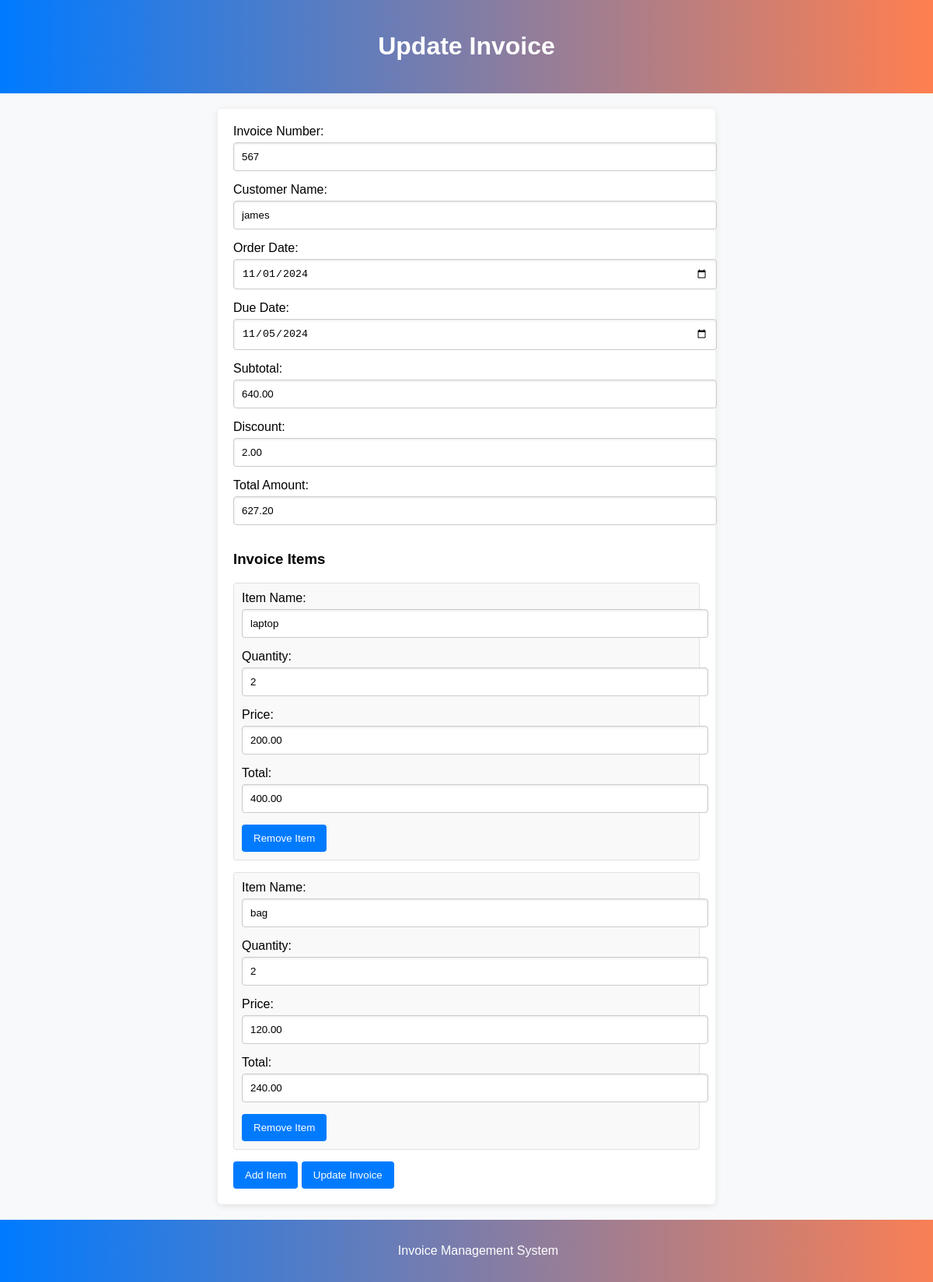
Screenshot of /edit_invoice.php?invoice_id=12 with the database file from the repository.
### tables this page shows
CREATE TABLE `invoices` (
  `invoice_id` int(11) NOT NULL,
  `invoice_number` varchar(50) NOT NULL,
  `customer_name` varchar(255) NOT NULL,
  `invoice_description` text DEFAULT NULL,
  `order_date` date NOT NULL,
  `order_status` enum('Paid','Unpaid') NOT NULL,
  `order_id` varchar(50) NOT NULL,
  `delivery_address` text NOT NULL,
  `mode_of_payment` varchar(255) NOT NULL,
  `due_date` date NOT NULL,
  `subtotal` decimal(10,2) NOT NULL,
  `discount` decimal(5,2) NOT NULL,
  `total_amount` decimal(10,2) GENERATED ALWAYS AS (`subtotal` - `subtotal` * (`discount` / 100)) STORED
);

CREATE TABLE `invoice_items` (
  `invoice_items_id` int(11) NOT NULL,
  `invoice_id` int(11) NOT NULL,
  `item_name` varchar(255) NOT NULL,
  `qty` int(11) NOT NULL,
  `price` decimal(10,2) NOT NULL,
  `total` decimal(10,2) GENERATED ALWAYS AS (`qty` * `price`) STORED
);

### edit_invoice.php (the view, shortened to what this page needs)
<?php
require 'config.php';
$invoiceNumber = '';
$customerName = '';
$orderDate = '';
$dueDate = '';
$subtotal = '';
$discount = '';
$totalAmount = '';
$invoiceItems = [];
if (isset($_GET['invoice_id'])) {
    $invoiceId = $_GET['invoice_id'];
    $invoiceQuery = "SELECT * FROM invoices WHERE invoice_id = ?";
    $stmt = $connection->prepare($invoiceQuery);
    $stmt->execute([$invoiceId]);
    $invoice = $stmt->fetch(PDO::FETCH_ASSOC);
    if ($invoice) {
        $invoiceNumber = $invoice['invoice_number'];
        $customerName = $invoice['customer_name'];
        $orderDate = $invoice['order_date'];
        $dueDate = $invoice['due_date'];
        $subtotal = $invoice['subtotal'];
        $discount = $invoice['discount'];
        $totalAmount = $invoice['total_amount'];
        $itemsQuery = "SELECT * FROM invoice_items WHERE invoice_id = ?";
        $itemStmt = $connection->prepare($itemsQuery);
        $itemStmt->execute([$invoiceId]);
        $invoiceItems = $itemStmt->fetchAll(PDO::FETCH_ASSOC);
    }
}
?>
<!DOCTYPE html>
<html lang="en">
<head>
    <link rel="stylesheet" href="https://cdnjs.cloudflare.com/ajax/libs/font-awesome/6.0.0/css/all.min.css">
</head>
<body>
<header>
    <h1>Update Invoice</h1>
</header>
<form method="POST" id="invoiceForm">
    <label for="invoice_number">Invoice Number:</label>
    <input type="text" name="invoice_number" id="invoice_number" required value="<?php echo htmlspecialchars($invoiceNumber); ?>">
    <label for="customer_name">Customer Name:</label>
    <input type="text" name="customer_name" id="customer_name" required value="<?php echo htmlspecialchars($customerName); ?>">
    <label for="order_date">Order Date:</label>
    <input type="date" name="order_date" id="order_date" required value="<?php echo htmlspecialchars($orderDate); ?>">
    <label for="due_date">Due Date:</label>
    <input type="date" name="due_date" id="due_date" required value="<?php echo htmlspecialchars($dueDate); ?>">
    <label for="subtotal">Subtotal:</label>
    <input type="number" name="subtotal" id="subtotal" step="0.01" required value="<?php echo htmlspecialchars($subtotal); ?>">
    <label for="discount">Discount:</label>
    <input type="number" name="discount" id="discount" step="0.01" value="<?php echo htmlspecialchars($discount); ?>">
    <label for="total_amount">Total Amount:</label>
    <input type="number" name="total_amount" id="total_amount" step="0.01" required value="<?php echo htmlspecialchars($totalAmount); ?>" readonly>
    <h3>Invoice Items</h3>
    <div id="item-container">
        <?php foreach ($invoiceItems as $index => $item): ?>
            <div class="item-row" id="item-row-<?php echo $index; ?>">
                <label>Item Name:</label>
                <input type="text" name="items[<?php echo $index; ?>][item_name]" required value="<?php echo htmlspecialchars($item['item_name']); ?>">
                <label>Quantity:</label>
                <input type="number" name="items[<?php echo $index; ?>][quantity]" min="1" required value="<?php echo htmlspecialchars($item['qty']); ?>" class="quantity" oninput="calculateTotal()">
                <label>Price:</label>
                <input type="number" name="items[<?php echo $index; ?>][price]" step="0.01" required value="<?php echo htmlspecialchars($item['price']); ?>" class="price" oninput="calculateTotal()">
                <label>Total:</label>
                <input type="number" name="items[<?php echo $index; ?>][total]" required value="<?php echo htmlspecialchars($item['total']); ?>" class="total" readonly>
                <button type="button" onclick="removeItem(<?php echo $index; ?>)">Remove Item</button>
            </div>
        <?php endforeach; ?>
    </div>
    <button type="button" id="add-item-btn">Add Item</button>
    <button type="submit">Update Invoice</button>
</form>
<footer>
    <p>Invoice Management System</p>
</footer>
</body>
</html>

### edit_invoice.php (style rules this page uses)
body { font-family: 'Arial', sans-serif; margin: 0; padding: 0; background-color: #f8f9fa; }
header { background: linear-gradient(to right, #007bff, #ff7f50); color: #ffffff; padding: 20px; text-align: center; }
form { max-width: 600px; margin: 20px auto; padding: 20px; background-color: #ffffff; border-radius: 5px; box-shadow: 0 2px 10px rgba(0, 0, 0, 0.1); }
input[type="text"], input[type="date"], input[type="number"], textarea { width: 100%; padding: 10px; margin: 5px 0 15px; border: 1px solid #ccc; border-radius: 4px; box-shadow: inset 0 1px 3px rgba(0, 0, 0, 0.1); }
button { background-color: #007bff; color: white; border: none; padding: 10px 15px; border-radius: 4px; cursor: pointer; transition: background-color 0.3s ease; }
footer { background: linear-gradient(to right, #007bff, #ff7f50); color: white; text-align: center; padding: 15px; position: relative; bottom: 0; width: 100%; margin-top: 20px; }
.item-row { margin-bottom: 15px; padding: 10px; border: 1px solid #e0e0e0; border-radius: 4px; background-color: #f9f9f9; }

### rows the page displays
invoices: invoice_number "567", customer_name "james", order_date "11/01/2024", due_date "11/05/2024", subtotal "640.00", discount "2.00", total_amount "627.20"
invoice_items: item_name "laptop", qty "2", price "200.00", total "400.00"
invoice_items: item_name "bag", qty "2", price "120.00", total "240.00"
